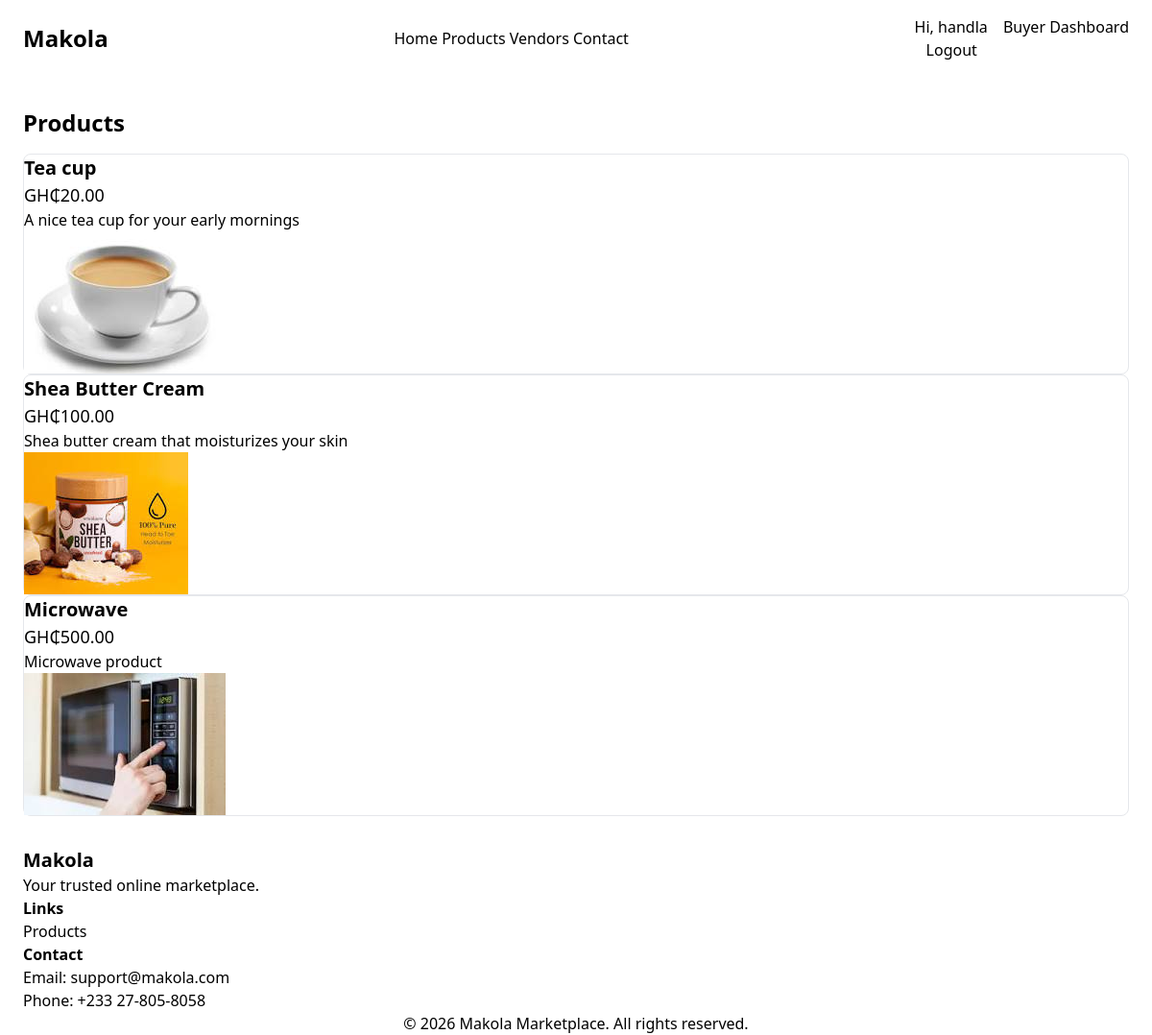
/makola/buyer/dashboard/ (signed in), run on the app's committed database.
### makola/models.py (models this page shows, shortened)
class Profile(AbstractUser):
    USER_TYPES = (
        ('buyer', 'Buyer'),
        ('seller', 'Seller'),
    )
    name = models.CharField(max_length=100)
    username = models.CharField(max_length=150, unique=True)
    phone_number = models.CharField(max_length=20)
    address = models.CharField(max_length=255)
    bio = models.TextField()
    user_type = models.CharField(max_length=10, choices=USER_TYPES)
    created_at = models.DateTimeField(auto_now_add=True)

class Product(models.Model):
    name = models.CharField(max_length=200)
    description = models.TextField()
    price = models.DecimalField(max_digits=10, decimal_places=2)
    category = models.ForeignKey('Category', on_delete=models.CASCADE, related_name='products')
    image = models.ImageField(upload_to='product_images/', null=True, blank=True)
    created_at = models.DateTimeField(auto_now_add=True)

### makola/views.py (the view)
# urls.py: path('buyer/dashboard/', views.BuyerDashboardView.as_view(), name='buyer-dashboard'),
class BuyerDashboardView(LoginRequiredMixin, ListView):
    model = Product
    template_name = 'makola/buyer_dashboard.html'
    context_object_name = 'products'
    paginate_by = 10  # Display 10 products per page
    ordering = ['-created_at']  # Order products by creation date (newest first)

### makola/templates/makola/product_list.html (shortened to what this page needs)
{% extends "makola/base.html" %}
{% block content %}
    <div class="max-w-7xl mx-auto px-6 py-8">
        <h2 class="text-2xl font-bold mb-4">Products</h2>
        <div class="grid grid-cols-1 md:grid-cols-2 lg:grid-cols-3 gap-6">
            {% for product in object_list %}
                <div class="border rounded-lg p-4">
                    <h3 class="text-xl font-bold">{{ product.name }}</h3>
                    <p class="text-lg">GH₵{{ product.price|floatformat:2 }}</p>
                    <p>{{ product.description }}</p>
                    {% if product.image %}
                        <img src="{{ product.image.url }}" alt="{{ product.name }}" class="mt-4 max-w-full h-auto">
                    {% endif %}
                </div>
            {% endfor %}
        </div>
    </div>
{% endblock %}

### makola/templates/makola/base.html (shortened to what this page needs)
<!doctype html>
<html lang="en">
  <head>
    {% load static %}
    <link href="{% static 'dist/output.css' %}" rel="stylesheet" />
  </head>
  <body class="bg-black-50 text-black-800">
    <nav class="bg-black shadow-md">
      <div
        class="max-w-7xl mx-auto px-6 py-4 flex justify-between items-center"
      >
        <h1 class="text-2xl font-bold text-green-600">Makola</h1>
        <div class="space-x-6 hidden md:flex">
          <a href="#" class="hover:text-green-600">Home</a>
          <a href="#" class="hover:text-green-600">Products</a>
          <a href="#" class="hover:text-green-600">Vendors</a>
          <a href="#" class="hover:text-green-600">Contact</a>
        </div>
        <div class="space-x-3">
          {% if user.is_authenticated %}
          <span class="text-black mr-4"
            >Hi, {{ user.name|default:user.username }}</span
          >
          {% if user.user_type == 'seller' %}
          <a href="{% url 'makola:seller-dashboard' %}">Seller Dashboard</a>
          {% else %}
          <a href="{% url 'makola:buyer-dashboard' %}">Buyer Dashboard</a>
          {% endif %}
          <form method="post" action="{% url 'makola:logout' %}" class="inline">
            <button type="submit" class="text-black hover:text-green-600">
              Logout
            </button>
          </form>
          {% else %}
          <a href="{% url 'makola:login' %}">Login</a>
          <a href="{% url 'makola:create-profile' %}">Register</a>
          {% endif %}
        </div>
      </div>
    </nav>
    {% block content %} {% endblock %}
    <footer class="bg-black-900 text-black py-10">
      <div class="max-w-7xl mx-auto px-6 grid md:grid-cols-3 gap-8">
        <div>
          <h2 class="text-xl font-bold mb-3">Makola</h2>
          <p>Your trusted online marketplace.</p>
        </div>
        <div>
          <h3 class="font-semibold mb-3">Links</h3>
          <ul class="space-y-2">
            <li><a href="{% url 'makola:list-products' %}">Products</a></li>
          </ul>
        </div>
        <div>
          <h3 class="font-semibold mb-3">Contact</h3>
          <p>Email: support@makola.com</p>
          <p>Phone: +233 27-805-8058</p>
        </div>
      </div>
      <div class="text-center mt-6 text-black-400">
        © 2026 Makola Marketplace. All rights reserved.
      </div>
    </footer>
  </body>
</html>

### data on the page
Profile: name "handla"
Product: name "Tea cup", price "20.00", description "A nice tea cup for your early mornings", image (picture)
Product: name "Shea Butter Cream", price "100.00", description "Shea butter cream that moisturizes your skin", image (picture)
Product: name "Microwave", price "500.00", description "Microwave product", image (picture)
